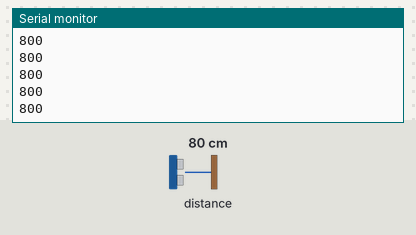
Recording of a sketch running on a simulated Arduino Uno, built with avr-gcc and run on an emulated ATmega328P. On the bench: the last lines printed to the serial monitor. The inputs (shaded band) are chosen by the test bench; at power-on: distance to the obstacle 80 cm.

Above: at 1.2 s.
1.3 s: distance to the obstacle set to 2 cm
At 1.49 s:
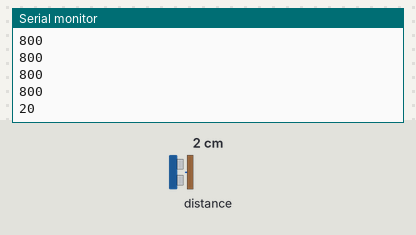
2.8 s: distance to the obstacle set to 4 cm
At 2.82 s:
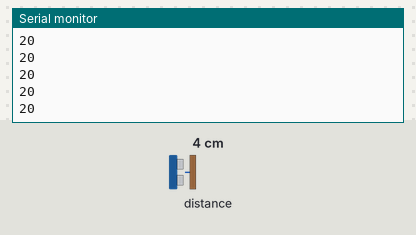
Timing chart, 0 to 5.8 s (numbered marks = the images above; inputs shaded):
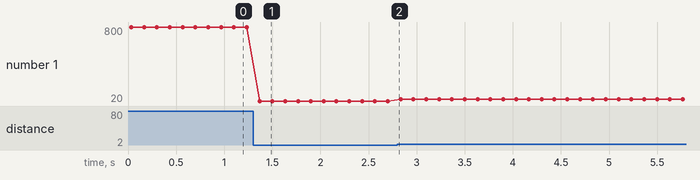

The sketch:

Single_range_sensor.ino
```cpp
/* This example shows how to get single-shot range
 measurements from the VL53L0X. The sensor can optionally be
 configured with different ranging profiles, as described in
 the VL53L0X API user manual, to get better performance for
 a certain application. This code is based on the four
 "SingleRanging" examples in the VL53L0X API.

 The range readings are in units of mm. */

#include <Wire.h>
#include <VL53L0X.h>

VL53L0X sensor;


// Uncomment this line to use long range mode. This
// increases the sensitivity of the sensor and extends its
// potential range, but increases the likelihood of getting
// an inaccurate reading because of reflections from objects
// other than the intended target. It works best in dark
// conditions.

//#define LONG_RANGE


// Uncomment ONE of these two lines to get
// - higher speed at the cost of lower accuracy OR
// - higher accuracy at the cost of lower speed

//#define HIGH_SPEED
//#define HIGH_ACCURACY


void setup()
{
  Serial.begin(9600);
  Wire.begin();

  sensor.setTimeout(500);
  if (!sensor.init())
  {
    Serial.println("Failed to detect and initialize sensor!");
    while (1) {}
  }

  sensor.setMeasurementTimingBudget(33000);
}

void loop()
{
  if (sensor.timeoutOccurred()) { Serial.print(" TIMEOUT"); }

  Serial.println(sensor.readRangeSingleMillimeters());
  delay(100);
}
```

Measured:
- after the input at 1.3 s, the serial monitor: prints a new line after 0.07 s (image 1)
- plotted number 1: 800 → 20 after the input at 1.3 s, 20 → 40 after the input at 2.8 s
